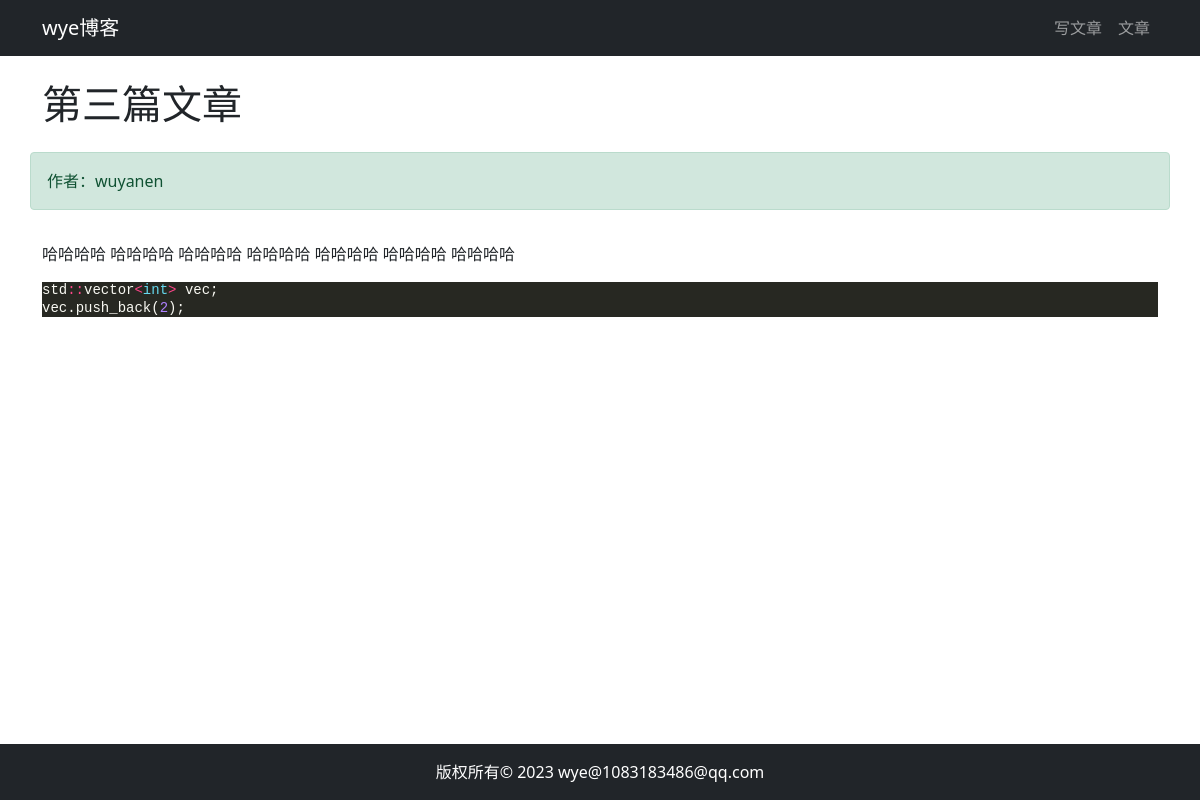
Page /article/article-detail/4/ on the committed database.
### article/models.py (models this page shows, shortened)
class ArticlePost(models.Model):
    author = models.ForeignKey(User, verbose_name='文章作者', on_delete=models.CASCADE)
    title = models.CharField(verbose_name='文章标题', max_length=200)
    body = models.TextField(verbose_name='文章内容')
    created = models.DateTimeField(verbose_name='创建时间', default=timezone.now)
    updated = models.DateTimeField(verbose_name='更新时间', auto_now=True)
    class Meta:
        ordering = ('-created',)

### article/views.py (the view)
# urls.py: path('article-detail/<int:id>/', views.article_detail, name='article_detail'),
@require_http_methods(['GET', 'POST'])
def article_detail(request, id):
    print_request(request)
    if id <= 0 or id > ArticlePost.objects.count():
        return HttpResponseNotFound()
    article = ArticlePost.objects.get(id=id)
    text = article.body
    article.body = markdown.markdown(text,
        extensions=[
            'markdown.extensions.extra',
            'markdown.extensions.codehilite',
        ])
    context = {'article': article}
    return render(request, 'article/detail.html', context)

### article/views.py (called while the page is built)
def print_request(req):
    print(f"""
        request method:{req.method}, headers: {req.headers}, body: {req.body}
    """)

### templates/article/detail.html (shortened to what this page needs)
{% extends 'base.html' %}
{% load static %}
{% block content %}
    <div class="container">
        <div class="row">
            <h1 class="col-12 mt-4 mb-4">{{ article.title }}</h1>
            <div class="col-12 alert alert-success">作者：{{ article.author }}</div>
            <div class="col-12">
                <p>{{ article.body|safe }}</p>
            </div>
        </div>
    </div>
{% endblock content %}

### static/md_css/monokai.css (style rules this page uses)
pre { line-height: 125%; }
.codehilite { background: #272822; color: #f8f8f2 }
.codehilite .n { color: #f8f8f2 }
.codehilite .o { color: #ff4689 }
.codehilite .p { color: #f8f8f2 }
.codehilite .kt { color: #66d9ef }
.codehilite .w { color: #f8f8f2 }
.codehilite .mi { color: #ae81ff }

### rows in the picture
ArticlePost: title "第三篇文章", author "wuyanen", body "哈哈哈哈 哈哈哈哈 哈哈哈哈 哈哈哈哈 哈哈哈哈 哈哈哈哈 哈哈哈哈 std :: vector < int > vec ; vec . push_back ( 2 );"
